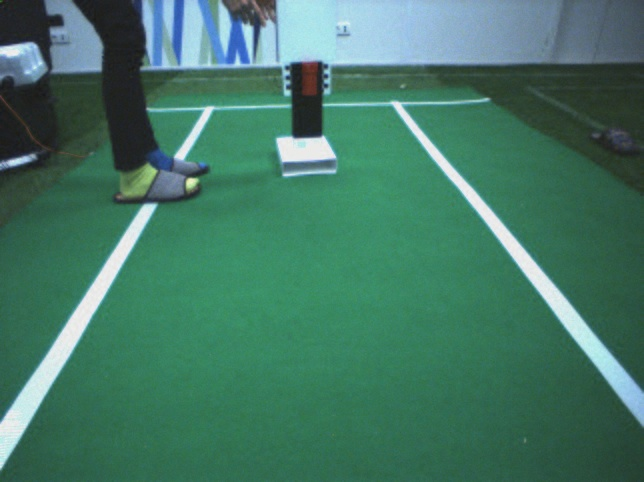
#> input picture seminars/rgb_basket.jpg, 644 x 482 px, found by its file name
$ jupyter execute 'Копия_блокнота_"cv_hw2_ipynb".ipynb'   (older library calls are emulated)
#> lines starting #> are read from the running program, lines starting #| are printed output that depends on the picture; after the words box and inside, x2 and y2 are one past the last pixel; in counts of white or black regions, pixels touching at a corner belong together
<a href="https://colab.research.google.com/github/cyberschoolinmoscow/robofootball/blob/cv_hw/%D0%9A%D0%BE%D0%BF%D0%B8%D1%8F_%D0%B1%D0%BB%D0%BE%D0%BA%D0%BD%D0%BE%D1%82%D0%B0_%22cv_hw2_ipynb%22.ipynb" target="_parent"></a>

# Домашее задание 2

- Загрузите изображение и переведите его в цветовое пространство HSV

- Настройте цветовой фильтр на баскетбольное кольцо так, чтобы маска была зашумлена. Пусть в ней будут отдельные белые пиксели и даже целые области, не соответствующие кольцу. Удалите этот шум с помощью морфологических операций, выводя все промежуточные этапы на экран

- Удалите шум с помощью фильтрации связных компонент, пользуясь указаниями в первом ответе по ссылке https://stackoverflow.com/questions/35854197/how-to-use-opencvs-connectedcomponentswithstats-in-python

После выполнения закоммитьте задание в ветку *cv_hw* в своем репозитории.

[cell 1]
import cv2
import matplotlib.pyplot as plt

canvas = cv2.imread('/content/rgb_basket.jpg')
#> canvas is the input picture: shape (482, 644, 3); mean B, G, R 102, 120, 68.2
 #Преобразуем в HSV
img = cv2.cvtColor(canvas, cv2.COLOR_BGR2HSV)
#> img: shape (482, 644, 3); mean H, S, V 80.2, 116, 123.6

#print(img.shape)

plt.figure(figsize=(12, 11))

#color scheme (gray)
plt.imshow(img)
plt.show()

# [5 lines of commented-out code are left out]

[cell 2]
img_color_low = (1,40,60)
img_color_high = (18,255,200)
only_ring_hsv = cv2.inRange(img, img_color_low, img_color_high)
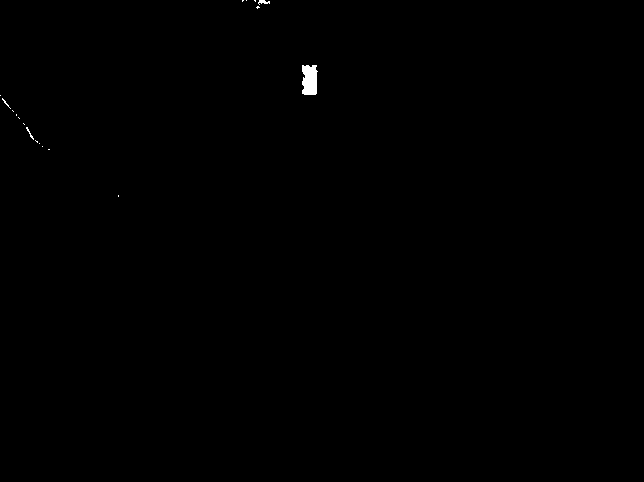
#> only_ring_hsv: shape (482, 644); 0.17% white; 18 white regions (15 under 20 px), largest, box (x1, y1, x2, y2) and area: (302, 65, 318, 95) 415, (258, 0, 270, 5) 35, (26, 127, 34, 140) 24
plt.imshow(only_ring_hsv)

[cell 3]
img_hsv = cv2.cvtColor(canvas, cv2.COLOR_BGR2HSV)
img_h = img_hsv[..., 0]
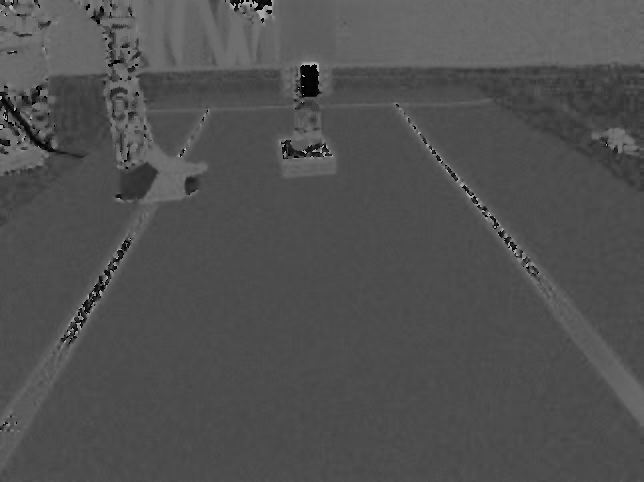
#> img_h: shape (482, 644); min 0, max 179, mean 80.2
img_s = img_hsv[..., 1]
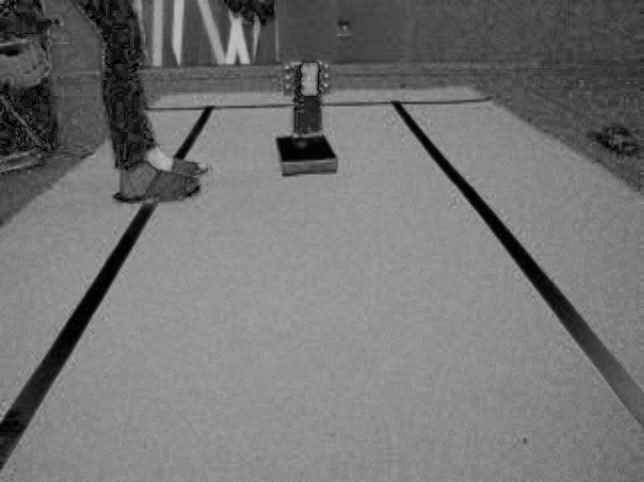
#> img_s: shape (482, 644); min 0, max 193, mean 116
img_v = img_hsv[..., 2]
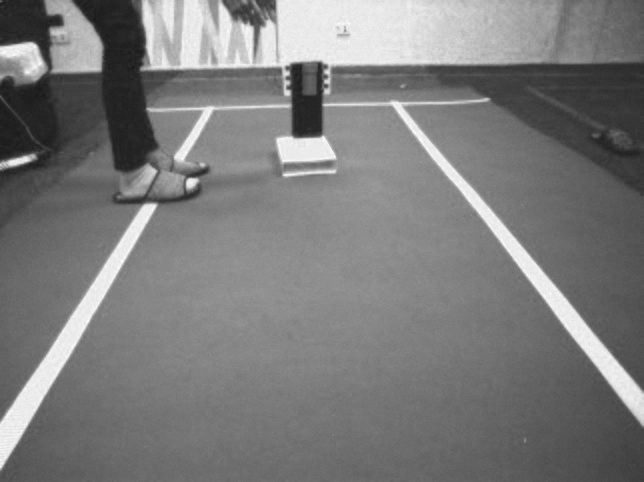
#> img_v: shape (482, 644); min 26, max 255, mean 123.6

fig = plt.gcf()                      # Показывать картинки по каналу
fig.set_size_inches(10, 15)

plt.subplot(221)
plt.imshow(img_hsv)
plt.axis('off')
plt.title('HSV')

plt.subplot(222)
plt.imshow(img_h, cmap='gray')
plt.axis('off')
plt.title('H')

plt.subplot(223)
plt.imshow(img_s, cmap='gray')
plt.axis('off')
plt.title('S')

plt.subplot(224)
plt.imshow(img_v, cmap='gray')
plt.axis('off')
plt.title('V')

plt.show()

[cell 4]
moments = cv2.moments(only_ring_hsv, 1)
#> moments = moments, m00 525, centre m10/m00, m01/m00 = (271.7, 77.68)
x_moment = moments['m01']
#> x_moment = 40783
y_moment = moments['m10']
#> y_moment = 142634
area = moments['m00']
#> area = 525
x = int(x_moment / area)
#> x = 77
y = int(y_moment / area)
#> y = 271

plt.imshow(only_ring_hsv)

[cell 5]
import sys
import numpy as np
import cv2 as cv
fn = '/content/rgb_basket.jpg'
img = cv.imread(fn)
img = cv.cvtColor(img,cv.COLOR_BGR2GRAY)
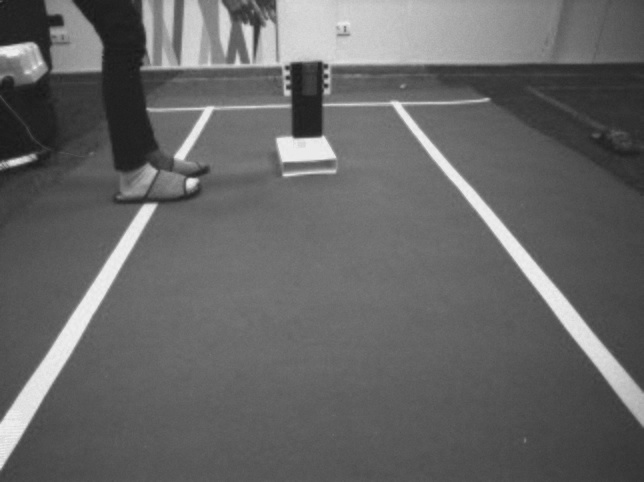
#> img: shape (482, 644); min 24, max 241, mean 102.4
ret, img = cv.threshold(img, 150, 50, 1)
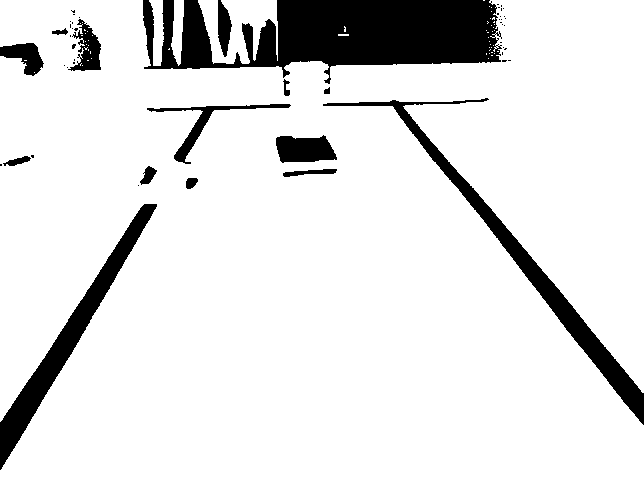
#> img: shape (482, 644); values 0 (black) and 50 (white), 88.5% white; 52 black regions (37 under 20 px), largest, box (x1, y1, x2, y2) and area: (143, 0, 502, 84) 18281, (323, 98, 644, 425) 6429, (0, 204, 157, 470) 5533
plt.imshow(img)

[cell 6]
_, thresh = cv2.threshold(img,0,255,cv2.THRESH_BINARY+cv2.THRESH_OTSU)
connectivity = 4  # You need to choose 4 or 8 for connectivity type
num_labels, labels, stats, centroids = cv2.connectedComponentsWithStats(thresh , connectivity , cv2.CV_32S)
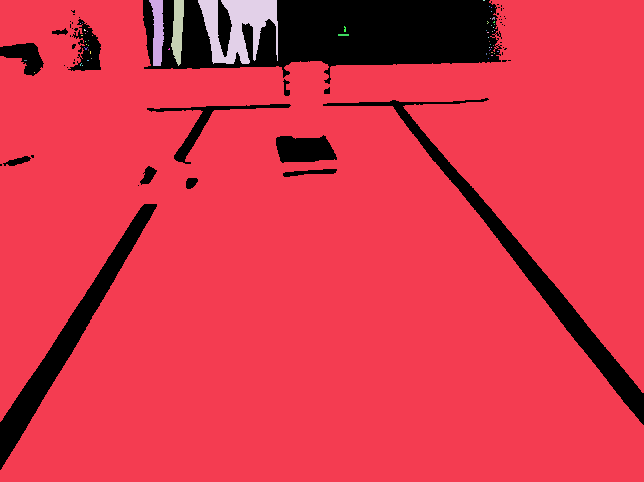
#> labels: shape (482, 644) int32; 57 distinct labels, from 0 to 56; one colour per label, 0 black
#> num_labels = 57; stats = 57 rows, first 6: [0, 0, 644, 470, 35712], [0, 0, 644, 482, 270423], [149, 0, 15, 66, 647], [171, 0, 13, 66, 588], [198, 0, 80, 64, 2921], [483, 0, 2, 1, 2]; centroids = 57 pairs, first value 25 to 497.5, second value 0 to 258

[cell 7]
binary_map = (img > 0).astype(np.uint8)
connectivity = 4 # or whatever you prefer

output = cv2.connectedComponentsWithStats(binary_map, connectivity, cv2.CV_32S)
plt.imshow(binary_map)
